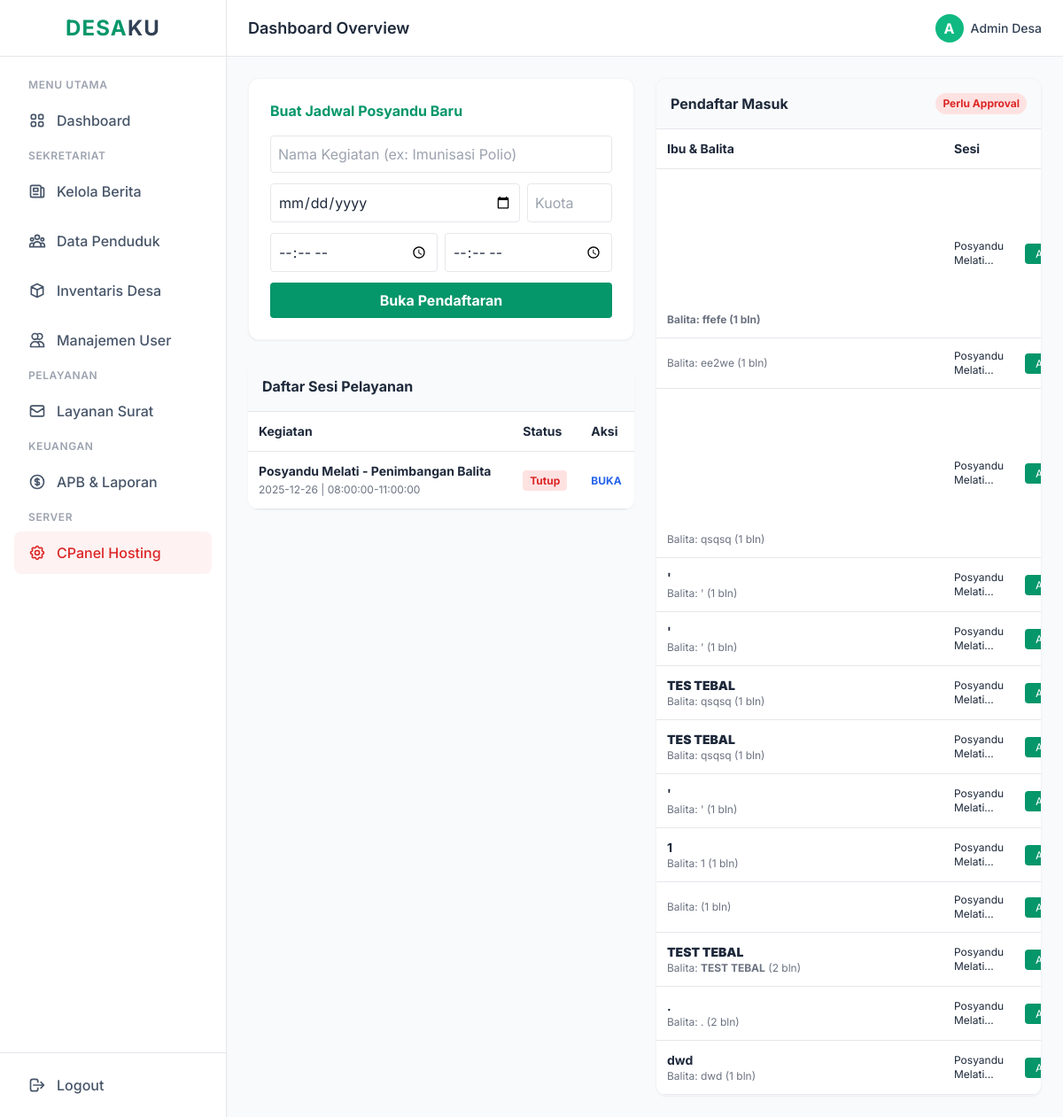
The page /kelola_posyandu.php (signed in) on the database its author committed.
### tables this page shows
CREATE TABLE `posyandu_sesi` (
  `id` int(11) NOT NULL,
  `nama_kegiatan` varchar(100) NOT NULL,
  `tanggal` date NOT NULL,
  `jam_mulai` time NOT NULL,
  `jam_selesai` time NOT NULL,
  `status` enum('Buka','Tutup') DEFAULT 'Tutup',
  `kuota_maksimal` int(11) DEFAULT 50
);

CREATE TABLE `posyandu_pendaftaran` (
  `id` int(11) NOT NULL,
  `id_sesi` int(11) NOT NULL,
  `nama_ibu` varchar(100) NOT NULL,
  `nama_balita` varchar(100) NOT NULL,
  `usia_balita` int(3) NOT NULL COMMENT 'Dalam Bulan',
  `status_approval` enum('Menunggu','Disetujui','Ditolak') DEFAULT 'Menunggu'
);

### kelola_posyandu.php (the view, shortened to what this page needs)
<?php
include 'includes/koneksi.php';
include 'includes/header.php'; include 'includes/sidebar.php'; include 'includes/navbar.php';
?>
<main class="flex-1 overflow-x-hidden overflow-y-auto bg-gray-50 p-6">
    <div class="grid grid-cols-1 md:grid-cols-2 gap-6">
        <div>
            <div class="bg-white p-6 rounded-xl shadow-sm border border-gray-100 mb-6">
                <h3 class="font-bold text-emerald-600 mb-4">Buat Jadwal Posyandu Baru</h3>
                <form method="POST" class="space-y-3">
                    <input type="text" name="nama" placeholder="Nama Kegiatan (ex: Imunisasi Polio)" required class="w-full border rounded p-2">
                    <div class="flex gap-2">
                        <input type="date" name="tanggal" required class="w-full border rounded p-2">
                        <input type="number" name="kuota" placeholder="Kuota" required class="w-24 border rounded p-2">
                    </div>
                    <div class="flex gap-2">
                        <input type="time" name="jam_mulai" required class="w-full border rounded p-2">
                        <input type="time" name="jam_selesai" required class="w-full border rounded p-2">
                    </div>
                    <button type="submit" name="tambah_sesi" class="w-full bg-emerald-600 text-white py-2 rounded font-bold">Buka Pendaftaran</button>
                </form>
            </div>
            <div class="bg-white rounded-xl shadow-sm overflow-hidden">
                <h4 class="p-4 font-bold border-b bg-gray-50">Daftar Sesi Pelayanan</h4>
                <table class="w-full text-sm text-left">
                    <thead><tr class="border-b"><th class="p-3">Kegiatan</th><th class="p-3">Status</th><th class="p-3">Aksi</th></tr></thead>
                    <tbody>
                        <?php $q = mysqli_query($conn, "SELECT * FROM posyandu_sesi ORDER BY id DESC"); while($r=mysqli_fetch_assoc($q)): ?>
                        <tr class="border-b">
                            <td class="p-3">
                                <b><?= $r['nama_kegiatan']; ?></b><br>
                                <span class="text-xs text-gray-500"><?= $r['tanggal']; ?> | <?= $r['jam_mulai']; ?>-<?= $r['jam_selesai']; ?></span>
                            </td>
                            <td class="p-3">
                                <span class="px-2 py-1 rounded text-xs font-bold <?= $r['status']=='Buka'?'bg-green-100 text-green-600':'bg-red-100 text-red-600' ?>">
                                    <?= $r['status']; ?>
                                </span>
                            </td>
                            <td class="p-3">
                                <a href="?toggle_id=<?= $r['id']; ?>" class="text-blue-600 font-bold text-xs hover:underline">
                                    <?= ($r['status']=='Buka') ? 'TUTUP' : 'BUKA'; ?>
                                </a>
                            </td>
                        </tr>
                        <?php endwhile; ?>
                    </tbody>
                </table>
            </div>
        </div>
        <div class="bg-white rounded-xl shadow-sm overflow-hidden border border-gray-100 h-fit">
            <h4 class="p-4 font-bold border-b bg-gray-50 flex justify-between">
                <span>Pendaftar Masuk</span>
                <span class="bg-red-100 text-red-600 px-2 rounded-full text-xs flex items-center">Perlu Approval</span>
            </h4>
            <table class="w-full text-sm text-left">
                <thead><tr class="border-b"><th class="p-3">Ibu & Balita</th><th class="p-3">Sesi</th><th class="p-3 text-right">Aksi</th></tr></thead>
                <tbody>
                    <?php
                    $q2 = mysqli_query($conn, "SELECT p.*, s.nama_kegiatan FROM posyandu_pendaftaran p JOIN posyandu_sesi s ON p.id_sesi = s.id WHERE p.status_approval='Menunggu' ORDER BY p.id DESC");
                    while($p=mysqli_fetch_assoc($q2)):
                    ?>
                    <tr class="border-b hover:bg-gray-50">
                        <td class="p-3">
                            <div class="font-bold"><?= $p['nama_ibu']; ?></div>
                            <div class="text-xs text-gray-500">Balita: <?= $p['nama_balita']; ?> (<?= $p['usia_balita']; ?> bln)</div>
                        </td>
                        <td class="p-3 text-xs"><?= substr($p['nama_kegiatan'], 0, 15); ?>...</td>
                        <td class="p-3 text-right">
                            <a href="?approve_id=<?= $p['id']; ?>" class="bg-emerald-600 text-white px-3 py-1 rounded text-xs hover:bg-emerald-700">Approve</a>
                        </td>
                    </tr>
                    <?php endwhile; ?>
                </tbody>
            </table>
        </div>
    </div>
</main>
<?php include 'includes/footer.php'; ?>

### includes/header.php (style rules this page uses)
body { font-family: 'Inter', sans-serif; }

### rows shown on the page
posyandu_sesi: nama_kegiatan "Posyandu Melati - Penimbangan Balita", tanggal "2025-12-26", jam_mulai "08:00:00", jam_selesai "11:00:00", status "Tutup", shows "BUKA"
posyandu_pendaftaran: nama_balita "ffefe", usia_balita "1", id_sesi.nama_kegiatan "Posyandu Melati"
posyandu_pendaftaran: nama_balita "ee2we", usia_balita "1", id_sesi.nama_kegiatan "Posyandu Melati"
posyandu_pendaftaran: nama_balita "qsqsq", usia_balita "1", id_sesi.nama_kegiatan "Posyandu Melati"
posyandu_pendaftaran: nama_ibu "'", nama_balita "'", usia_balita "1", id_sesi.nama_kegiatan "Posyandu Melati"
posyandu_pendaftaran: nama_ibu "'", nama_balita "'", usia_balita "1", id_sesi.nama_kegiatan "Posyandu Melati"
posyandu_pendaftaran: nama_ibu "TES TEBAL", nama_balita "qsqsq", usia_balita "1", id_sesi.nama_kegiatan "Posyandu Melati"
posyandu_pendaftaran: nama_ibu "TES TEBAL", nama_balita "qsqsq", usia_balita "1", id_sesi.nama_kegiatan "Posyandu Melati"
posyandu_pendaftaran: nama_ibu "'", nama_balita "'", usia_balita "1", id_sesi.nama_kegiatan "Posyandu Melati"
posyandu_pendaftaran: nama_ibu "1", nama_balita "1", usia_balita "1", id_sesi.nama_kegiatan "Posyandu Melati"
posyandu_pendaftaran: usia_balita "1", id_sesi.nama_kegiatan "Posyandu Melati"
posyandu_pendaftaran: nama_ibu "TEST TEBAL", nama_balita "TEST TEBAL", usia_balita "2", id_sesi.nama_kegiatan "Posyandu Melati"
posyandu_pendaftaran: nama_ibu ".", nama_balita ".", usia_balita "2", id_sesi.nama_kegiatan "Posyandu Melati"
posyandu_pendaftaran: nama_ibu "dwd", nama_balita "dwd", usia_balita "1", id_sesi.nama_kegiatan "Posyandu Melati"
